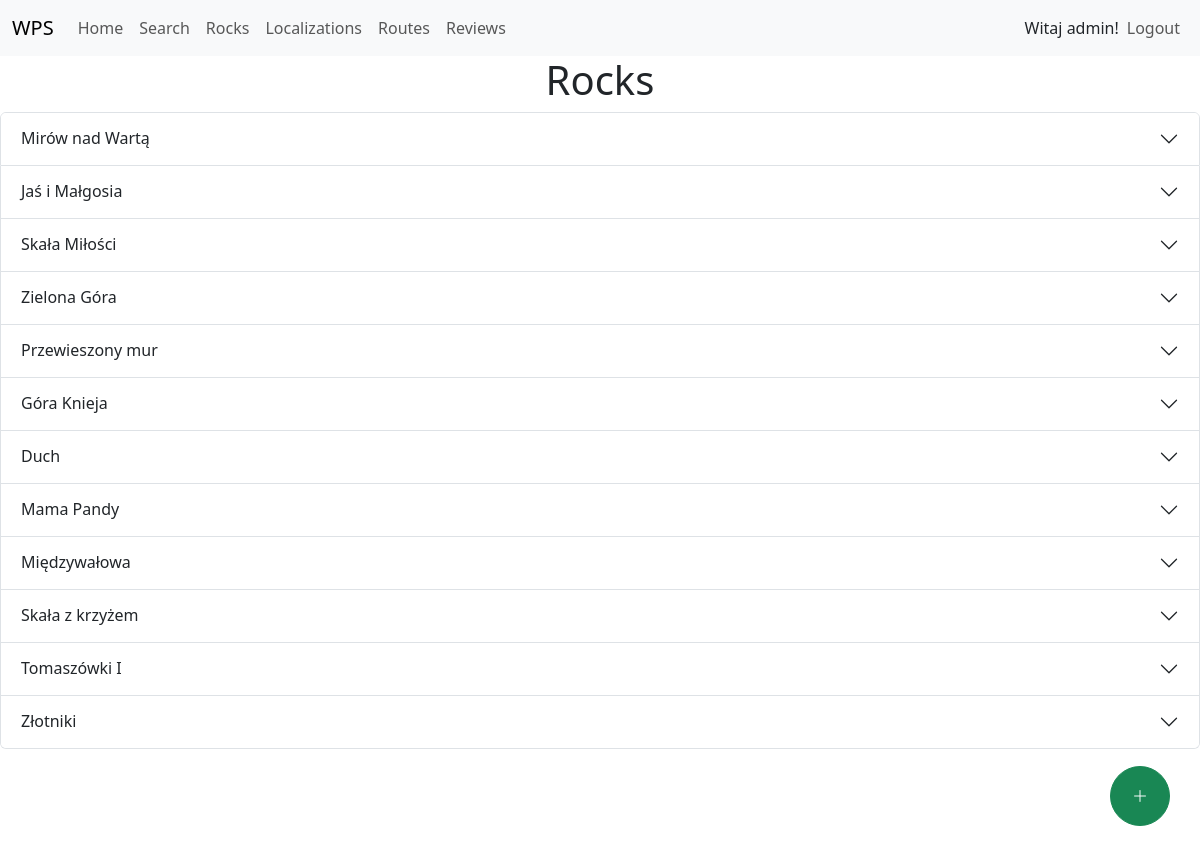
Page /rocks (signed in) on the committed database.
### climbing_website/models.py (models this page shows, shortened)
class Rock(models.Model):
    rock_name = models.CharField(max_length=100)
    photo_map = models.ImageField(upload_to="images/")
    height = models.IntegerField()
    insolation = models.ForeignKey(Insolation, on_delete=CASCADE, related_name="rocks")
    formation = models.ForeignKey(Formation, on_delete=CASCADE, related_name="rocks")
    localization = models.ForeignKey(Localization, on_delete=CASCADE, related_name="rocks")

### climbing_website/views.py (the view)
# urls.py: path("rocks", views.RockListView.as_view(), name="rocks"),
class RockListView(LoginRequiredMixin, ListView):
    model = Rock
    context_object_name = "rocks"
    template_name = "climbing_website/rocks.html"

### climbing_website/models.py (called while the page is built)
    def __str__(self):
        return self.name

    def __str__(self):
        return self.name

### climbing_website/templates/climbing_website/rocks.html (shortened to what this page needs)
{% extends "climbing_website/base.html" %}
{% block content %}
<h1 class="text-center">Rocks</h1>
{% if user.is_superuser %}
<a href="{% url 'create_rock' %}" class="floating-button"><button class="btn btn-success"><i class="bi bi-plus-lg"></i></button></a>
{% endif %}
<div class="accordion" id="accordionExample">
    {% for rock in rocks %}
    <div class="accordion-item" id="rock_{{rock.id}}">
        <h2 class="accordion-header" id="heading{{rock.id}}">
            <button class="accordion-button collapsed" type="button" data-bs-toggle="collapse"
                    data-bs-target="#collapse{{rock.id}}"
                    aria-expanded="false" aria-controls="collapse{{rock.id}}">
                {{ rock.rock_name }}
            </button>
        </h2>
    </div>
    {% endfor %}
</div>
{% endblock %}

### climbing_website/templates/climbing_website/base.html (shortened to what this page needs)
<!DOCTYPE html>
<html lang="en">
<head>
    <link href="https://cdn.jsdelivr.net/npm/bootstrap@5.3.0-alpha1/dist/css/bootstrap.min.css" rel="stylesheet"
>
    {% load static %}
    <link rel="stylesheet" href="{% static 'climbing_website/style.css' %}">
    <link rel="stylesheet" href="{% static 'climbing_website/comment.css' %}">
    <link href="https://maxcdn.bootstrapcdn.com/font-awesome/4.3.0/css/font-awesome.min.css" rel="stylesheet">
    <link rel="stylesheet" href="https://cdn.jsdelivr.net/npm/bootstrap-icons@1.10.3/font/bootstrap-icons.css">
    <link href="{% static 'climbing_website/bootstrap-toggle.min.css.css' %}" rel="stylesheet">
</head>
<body>
<nav class="navbar navbar-expand-lg bg-body-tertiary">
    <div class="container-fluid">
        <a class="navbar-brand" href="/">WPS</a>
        <div class="collapse navbar-collapse" id="navbarSupportedContent">
            <ul class="navbar-nav me-auto mb-2 mb-lg-0">
                {% if user.is_authenticated %}
                <li class="nav-item">
                    <a class="nav-link" aria-current="page" href="{% url 'home' %}">Home</a>
                </li>
                <li class="nav-item">
                    <a class="nav-link" aria-current="page" href="{% url 'search' %}">Search</a>
                </li>
                <li class="nav-item">
                    <a class="nav-link" aria-current="page" href="{% url 'rocks' %}">Rocks</a>
                </li>
                {% if user.is_superuser %}
                <li class="nav-item">
                    <a class="nav-link" aria-current="page" href="{% url 'localizations' %}">Localizations</a>
                </li>
                <li class="nav-item">
                    <a class="nav-link" aria-current="page" href="{% url 'routes' %}">Routes</a>
                </li>
                <li class="nav-item">
                    <a class="nav-link" aria-current="page" href="{% url 'reviews' %}">Reviews</a>
                </li>
                {% endif %}
                {% endif %}
            </ul>
            <div class="d-flex">
                <ul class="navbar-nav me-auto mb-2 mb-lg-0">
                    {% if user.is_authenticated %}
                    <li class="nav-item d-flex align-items-sm-center">
                        <span>Witaj {{user.username}}!</span>
                    </li>
                    <li class="nav-item">
                        <a class="nav-link" aria-current="page" href="{% url 'logout' %}">Logout</a>
                    </li>
                    {% endif %}
                </ul>
            </div>
        </div>
    </div>
</nav>
<div style="height: 100%;max-height: 100vh;">
    {% block content %}{% endblock %}
</div>
</body>
</html>

### climbing_website/static/climbing_website/style.css (style rules this page uses)
.floating-button { position:fixed; right:0; bottom:0; z-index: 9999; margin:30px; }
.floating-button button { width: 60px; height:60px; border-radius:50%; }
body { max-height: 100vh; height: 100vh; }
html { max-height: 100vh; }

### rows in the picture
Rock: rock_name "Mirów nad Wartą"
Rock: rock_name "Jaś i Małgosia"
Rock: rock_name "Skała Miłości"
Rock: rock_name "Zielona Góra"
Rock: rock_name "Przewieszony mur"
Rock: rock_name "Góra Knieja"
Rock: rock_name "Duch"
Rock: rock_name "Mama Pandy"
Rock: rock_name "Międzywałowa"
Rock: rock_name "Skała z krzyżem"
Rock: rock_name "Tomaszówki I"
Rock: rock_name "Złotniki"

### other values in the picture
{{ user.username }} "admin"
